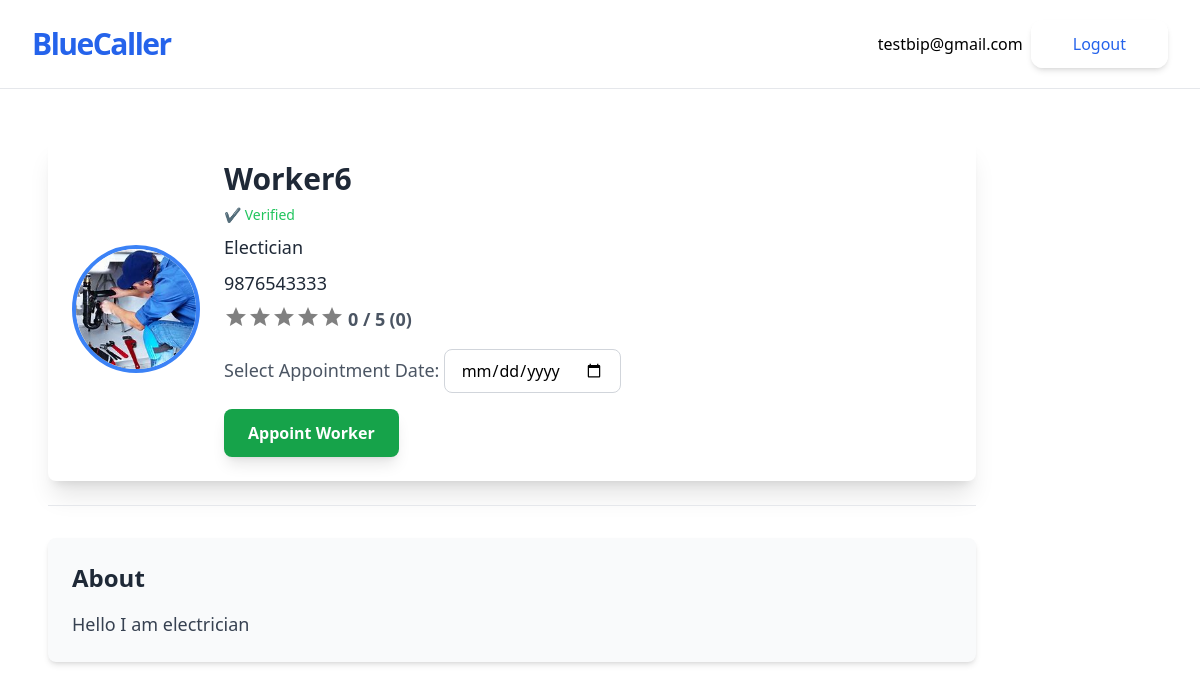
The page /worker/13/ (signed in) on the database its author committed.
### accounts/models.py (models this page shows, shortened)
class CustomUser(AbstractUser):
    pass

### jobs/models.py (models this page shows, shortened)
class Worker(models.Model):
    owner=models.OneToOneField(User,on_delete=models.CASCADE)
    name=models.CharField(max_length=50)
    phone_number=PhoneNumberField(region="NP", unique=True)
    tagline=models.CharField(max_length=100)
    bio=models.TextField(blank=True)
    profile_pic=models.ImageField(upload_to="profiles/", blank=True)
    verified = models.BooleanField(default=False)
    citizenship_image = models.ImageField(upload_to='citizenship/', blank=True, null=True)
    certificate_file = models.FileField(upload_to='certificates/', blank=True, null=True)
    latitude = models.CharField(max_length=20,null=True,blank=True)
    longitude = models.CharField(max_length=20,null=True,blank=True)
    appointed = models.BooleanField(default=False)
    appointment_date = models.DateTimeField(null=True, blank=True)

### jobs/views.py (the view)
# urls.py: path('worker/<int:pk>/',WorkerDetailView.as_view(), name='worker-detail'),
class WorkerDetailView(LoginRequiredMixin, DetailView):
    model = Worker
    template_name = 'jobs/worker_detail.html'  # Specify your template file
    def get_queryset(self):
        return Worker.objects.all()
    def get_object(self, queryset=None):
        worker = super().get_object(queryset)
        if self.request.user != worker.owner and not hasattr(self.request.user, 'customer'):
            raise PermissionDenied("You do not have permission to view this worker's details.")
        return worker
    def get_context_data(self, **kwargs):
        context = super().get_context_data(**kwargs)
        worker = self.get_object()
        average_rating = WorkerRating.objects.filter(appointment__worker=worker).aggregate(Avg('average_rating'))['average_rating__avg']
        context['average_rating'] = round(average_rating, 1) if average_rating else 0  # Default to 0 if no ratings exist
        total_ratings = WorkerRating.objects.filter(appointment__worker=worker).count()
        context['total_ratings'] = total_ratings
        full_stars = int(context['average_rating'])
        half_star = 1 if context['average_rating'] % 1 >= 0.5 else 0
        empty_stars = 5 - (full_stars + half_star)
        context['full_stars'] = [1] * full_stars  # List of full stars
        context['half_star'] = [1] * half_star  # List for half star (1 or 0)
        context['empty_stars'] = [1] * empty_stars  # List of empty stars
        return context

### jobs/templates/jobs/worker_detail.html (shortened to what this page needs)
{% extends 'jobs/_base.html' %}
{% block content %}
    <div class="bg-white p-6 rounded-lg shadow-xl">
        <div class="flex items-center space-x-6">
            <div>
                {% if worker.profile_pic %}
                    <img class="w-32 h-32 object-cover rounded-full border-4 border-blue-500" src="{{ worker.profile_pic.url }}" alt="Profile pic">
                {% endif %}
            </div>
            <div>
                <h1 class="text-3xl font-semibold text-gray-800">{{ object.name }}</h1>
                <div class="flex items-center space-x-2 text-sm text-gray-600 mt-2">
                    {% if worker.verified %}
                        <span class="text-green-500">&#10004; Verified</span>
                    {% else %}
                        <span class="text-red-500">&#10008; Not Verified</span>
                    {% endif %}
                </div>
                <p class="text-lg text-gray-800 mt-2">{{ object.tagline }}</p>
                <p class="text-lg text-gray-800 mt-2">{{ object.phone_number }}</p>
                <div class="mt-2 flex items-center justify-normal">
                    <div class="flex space-x-1">
                        <div class="rating flex justify-center">
                            <div class="stars flex">
                                {% for star in empty_stars %}
                                    <svg xmlns="http://www.w3.org/2000/svg" viewBox="0 0 24 24" width="24" height="24" fill="gray">
                                        <path d="M12 17.27L18.18 21l-1.64-7.03L22 9.24l-7.19-.61L12 2 9.19 8.63 2 9.24l5.46 4.73L5.82 21z"/>
                                    </svg>
                                {% endfor %}
                            </div>
                        </div>
                        <p class="text-gray-600 text-lg font-bold">{{ average_rating }} / 5</p>
                        <p class="text-gray-600 text-lg font-semibold">({{ total_ratings }})</p>
                    </div>
                </div>
                <form action="{% url 'appoint-worker' worker.id %}" method="post" class="mt-2">
                    <div class="mt-2">
                        <label for="appointment_date" class="text-gray-600 text-lg font-medium">Select Appointment Date:</label>
                        <input
                            type="date"
                            id="appointment_date"
                            name="appointment_date"
                            class="mt-2 px-4 py-2 border border-gray-300 rounded-lg focus:ring-2 focus:ring-blue-500 focus:outline-none"
                            required
                        >
                    </div>
                    <button type="submit" class="mt-4 px-6 py-3 bg-green-600 text-white font-semibold rounded-lg shadow-lg hover:bg-green-700 transform hover:scale-105 transition duration-300 ease-in-out">
                        Appoint Worker
                    </button>
                </form>
            </div>
        </div>
    </div>
    <hr class="my-6">
    <div class="bg-gray-50 p-6 rounded-lg shadow-md mt-8">
        <h2 class="text-2xl font-semibold text-gray-800 mb-4">About</h2>
        <div class="prose text-lg text-gray-700">
            {{ object.bio }}
        </div>
    </div>
{% endblock content %}

### jobs/templates/jobs/_base.html (shortened to what this page needs)
<!DOCTYPE html>
<html lang="en">
<head>
    <script src="https://cdn.tailwindcss.com"></script>
</head>
<body>
    <div class=" w-full max-w-7xl mx-auto">
        <div class="flex flex-col max-w-screen-xl p-5 mx-auto md:items-center md:justify-between md:flex-row md:px-6 lg:px-8 border-b">
            <div class="flex flex-row items-center justify-between lg:justify-start">
                <a href="{% url 'worker-list' %}" class="text-3xl font-bold tracking-tighter text-blue-600 transition duration-500 ease-in-out transform tracking-relaxed lg:pr-8"> BlueCaller </a>
            </div>
            <nav class="flex-col items-center flex-grow hidden pb-4 md:pb-0 md:flex md:justify-end md:flex-row lg:pl-2">
                <div class="inline-flex items-center gap-2 list-none lg:ml-auto">
                    {% if user.is_authenticated %}
                    <p>{{user.email}}</p>
                    <form action="{% url 'account_logout' %}" method="POST">
                        <button type="submit" class="items-center block px-10 py-2.5 text-base font-medium text-center text-blue-600 transition duration-500 ease-in-out transform border-2 border-white shadow-md rounded-xl focus:outline-none focus:ring-2 focus:ring-offset-2 focus:ring-gray-500">Logout</button>
                    </form>
                    {% endif %}
                </div>
            </nav>
        </div>
        <div class="container p-12">
            {% block content %}
            {% endblock content %}
        </div>
    </div>
</body>
</html>

### rows shown on the page
CustomUser: email "testbip@gmail.com"
Worker: profile_pic (picture), name "Worker6", tagline "Electician", phone_number "9876543333", bio "Hello I am electrician"

### other values the page prints
{{ average_rating }} "0"
{{ total_ratings }} "0"
